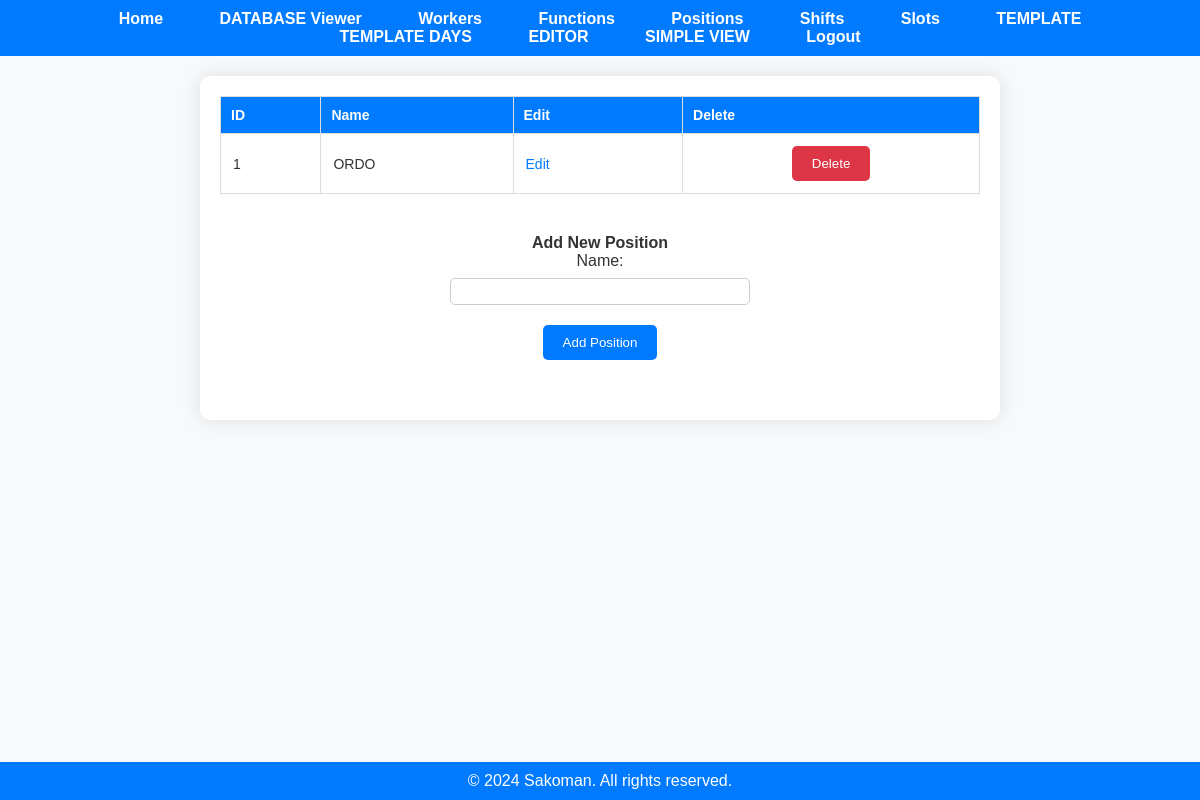
The page /positions (signed in) on the database as committed earlier.
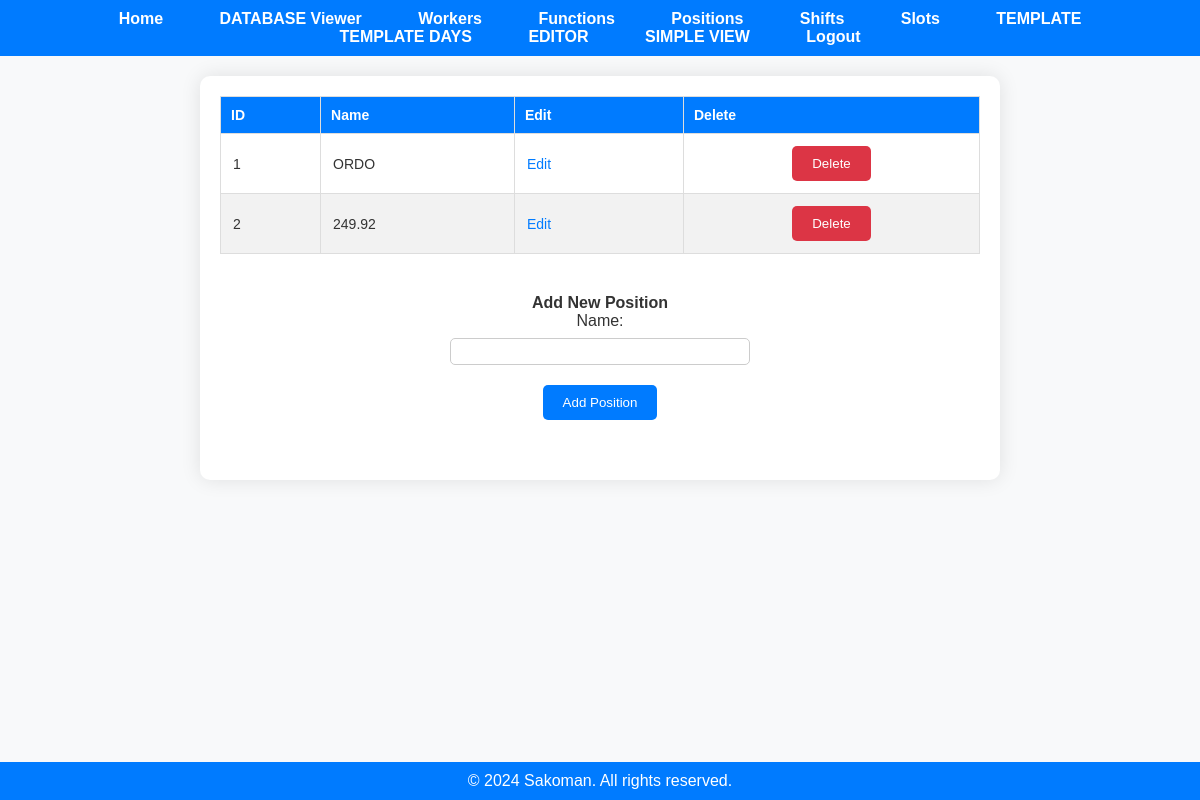
The same page on the database as committed later.
### app.py (models this page shows)
class Position(db.Model):
    position_id = db.Column(db.Integer, primary_key=True)
    user_id = db.Column(db.Integer, nullable=False)
    name = db.Column(db.String(50), nullable=False)

### app.py (the view)
@app.route('/positions')
@employer_required
def display_positions():
    if 'user_id' not in session:
        flash('You must be logged in to view this page.', 'error')
        return redirect(url_for('login'))
    user_id = session['user_id']
    positions = fetch_all(user_id, 'Position')
    return render_template('positions.html', positions=positions)

### app.py (called while the page is built)
@login_manager.user_loader
def load_user(user_id):
    return User.query.get(int(user_id))

def employer_required(func):
    @wraps(func)
    def decorated_function(*args, **kwargs):
        if not current_user.is_authenticated:
            flash('You must be logged in to view this page.', 'error')
            return redirect(url_for('login'))
        if current_user.role != 'employer':
            flash('You do not have permission to view this page.', 'error')
            return redirect('/')
        return func(*args, **kwargs)
    return decorated_function

def fetch_all(user_id, table_name):
    if table_name not in ['Worker', 'Function', 'Position', 'Shift', 'Slot', 'Year_Days', 'Schedule']:
        return None
    table_class = globals()[table_name]
    items = table_class.query.filter_by(user_id=user_id).all()
    return items

### templates/positions.html (shortened to what this page needs)
<!DOCTYPE html>
<html lang="en">
<head>
    <link rel="stylesheet" href="{{ url_for('static', filename='styles.css') }}">
</head>
<body>
    {% include 'navbar.html' %}
    <div class="container">
        <div class="existing-items-section">
            {% if positions %}
                <table class="data-table">
                    <thead>
                        <tr>
                            <th>ID</th>
                            <th>Name</th>
                            <th>Edit</th>
                            <th>Delete</th>
                        </tr>
                    </thead>
                    <tbody>
                        {% for position in positions %}
                            <tr>
                                <td>{{ position.position_id }}</td>
                                <td>{{ position.name }}</td>
                                <td>
                                    <a href="/edit/{{ table_name }}/{{ position.position_id }}" class="action-link">Edit</a>
                                </td>
                                <td>
                                    <form action="/delete/{{ table_name }}/{{ position.position_id }}" method="post">
                                        <button type="submit" class="delete-button">Delete</button>
                                    </form>
                                </td>
                            </tr>
                        {% endfor %}
                    </tbody>
                </table>
            {% else %}
                <p>No positions available.</p>
            {% endif %}
        </div>
        <div class="add-item-section">
            <h2>Add New Position</h2>
            <form action="/add/position" method="post" class="add-form">
                <label for="name">Name:</label>
                <input type="text" id="name" name="name">
                <button type="submit" class="add-button">Add Position</button>
            </form>
        </div>
    </div>
    <div class="footer">
        &copy; 2024 Sakoman. All rights reserved.
    </div>
</body>
</html>

Rows that differ between the two databases and show on the page:
added Position: position_id "2", name "249.92"
